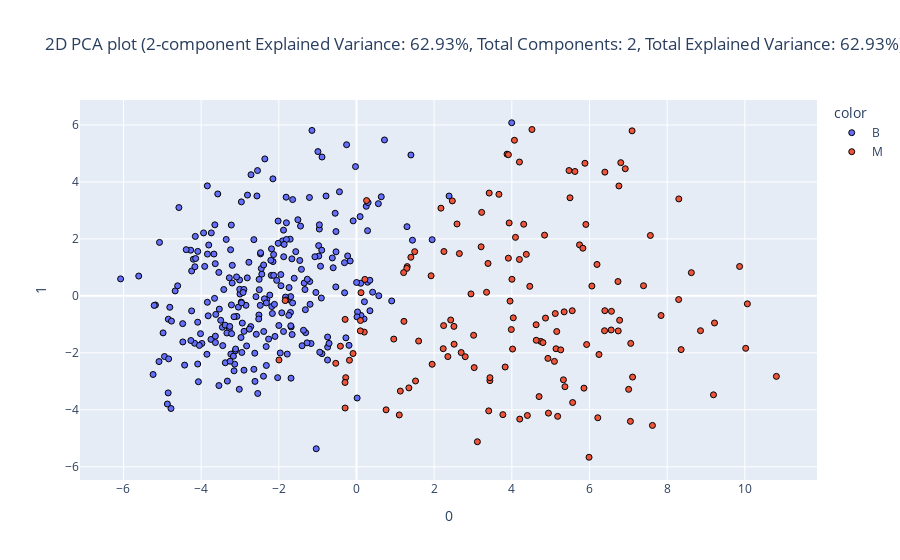

Source (notebook cell):
### Code cell
encoded_train_df, pca2d_train_df, encoded_test_df, pca2d_test_df = eda.dimensionality_reduction(train_df, test_df, identifier=id_features, categorical=categorical_features, continuous=continuous_features, target="Diagnosis", method="pca", plot_type="2d", components=2)

### Figure 1 — Plotly figure (JSON) as saved in the notebook; plotly's stock layout.template omitted (floating-point values rounded to 4 significant figures; data arrays with more than 128 entries replaced by an {"elided": "..."} marker saying what was removed)
{"data": [{"hovertemplate": "color=B<br>0=%{x}<br>1=%{y}<extra></extra>", "legendgroup": "B", "marker": {"color": "#636efa", "line": {"color": "Black", "width": 1}, "opacity": 1, "symbol": "circle"}, "mode": "markers", "name": "B", "orientation": "v", "showlegend": true, "type": "scatter", "x": {"elided": "265 float values"}, "xaxis": "x", "y": {"elided": "265 float values"}, "yaxis": "y"}, {"hovertemplate": "color=M<br>0=%{x}<br>1=%{y}<extra></extra>", "legendgroup": "M", "marker": {"color": "#EF553B", "line": {"color": "Black", "width": 1}, "opacity": 1, "symbol": "circle"}, "mode": "markers", "name": "M", "orientation": "v", "showlegend": true, "type": "scatter", "x": {"elided": "143 float values"}, "xaxis": "x", "y": {"elided": "143 float values"}, "yaxis": "y"}], "layout": {"legend": {"title": {"text": "color"}, "tracegroupgap": 0}, "title": {"text": "2D PCA plot (2-component Explained Variance: 62.93%, Total Components: 2, Total Explained Variance: 62.93%)"}, "xaxis": {"anchor": "y", "domain": [0, 1], "title": {"text": "0"}}, "yaxis": {"anchor": "x", "domain": [0, 1], "title": {"text": "1"}}}}
